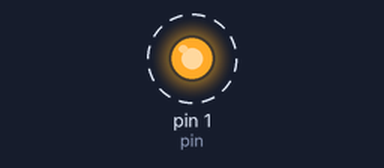
Recording of a program running on a simulated Raspberry Pi (wiringPi pin numbers). On the bench: output pins drawn as LEDs (lit = HIGH). Dashed ring = blinking. Pin numbers are wiringPi numbers; what the program prints to the terminal is not drawn.

Above: at 0.2 s.
Timing chart, 0 to 3.0 s (numbered marks = the images above):
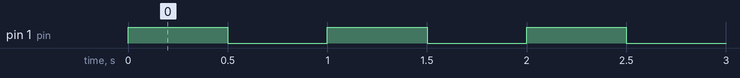

The program:

lab5.1.1.py
```python
import time
import wiringpi
import sys

## practice 1

def blink(_pin):
    wiringpi.digitalWrite(_pin, 1)    # Write 1 ( HIGH ) to pin
    time.sleep(0.5)
    wiringpi.digitalWrite(_pin, 0)    # Write 1 ( HIGH ) to pin
    time.sleep(0.5)


#SETUP
print("Start")
pin = 1
wiringpi.wiringPiSetup()
wiringpi.pinMode(pin, 1)            # Set pin to mode 1 ( OUTPUT )

#MAIN
try:
    while True:
        blink(pin)
except KeyboardInterrupt:
    pass
#cleanup
print("Done")
```

Measured:
- by itself, pin 1 (pin): alternates HIGH for 0.50 s and LOW for 0.50 s
